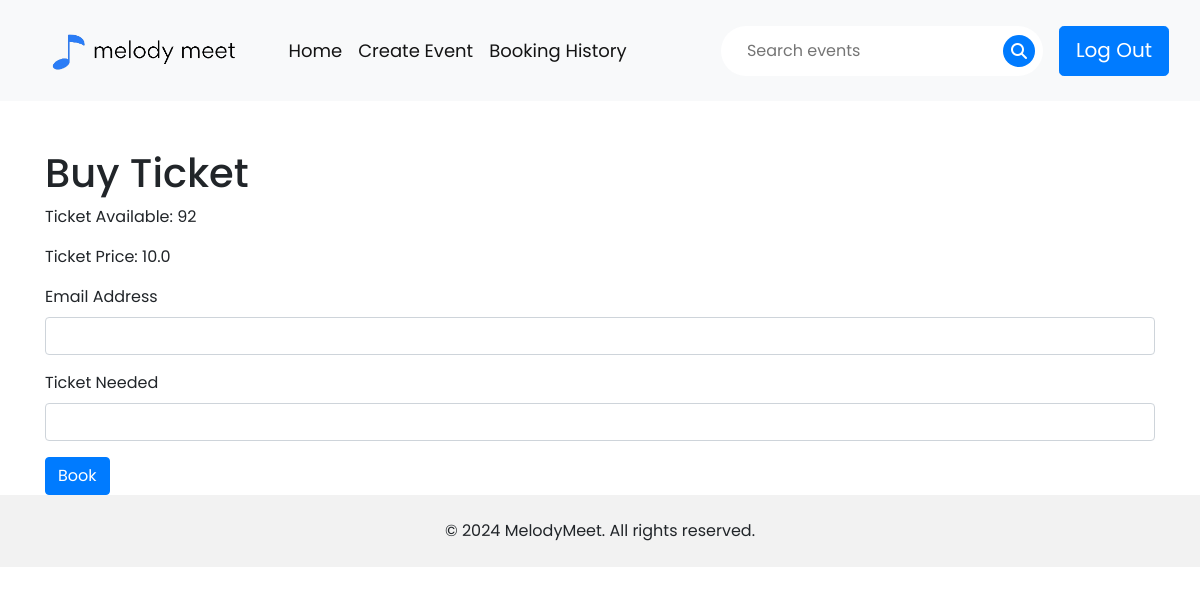
Before: /events/1/booking (signed in) with the older database file.
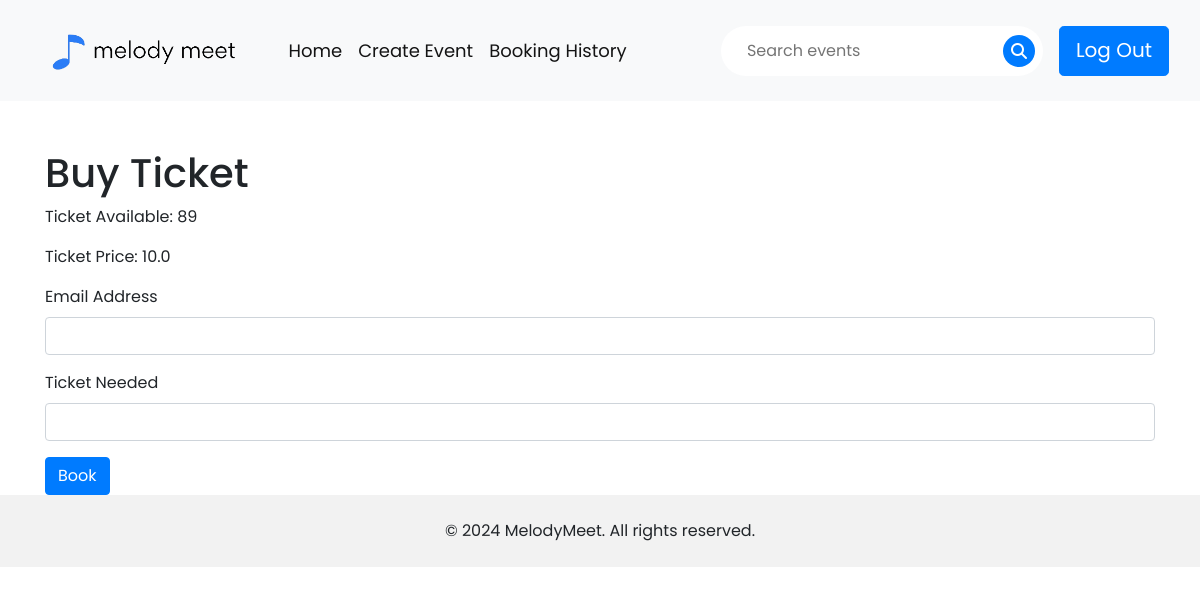
After: the same page with the newer database file.
### website/models.py (models this page shows, shortened)
class Event(db.Model):
    __tablename__ = 'events'
    id = db.Column(db.Integer, primary_key=True)
    event_name = db.Column(db.String(100), index=True, nullable=False)
    event_location = db.Column(db.String, nullable=False)
    event_date = db.Column(db.Date, nullable=False)
    event_time = db.Column(db.Time, nullable=False)
    event_description = db.Column(db.String(250), nullable=False)
    event_category = db.Column(db.String(50), nullable=False)
    event_image = db.Column(db.String(400), nullable=False)
    event_ticket_quantity = db.Column(db.Integer, nullable=False)
    event_ticket_price = db.Column(db.Float, nullable=False)
    event_status = db.Column(db.String(50), nullable=False)
    user_id = db.Column(db.Integer, db.ForeignKey('users.id'))
    user = db.relationship('User', backref='Event')
    comments = db.relationship('Comment', backref='Event')

### website/event.py (the view, shortened to what this page needs)
@eventbp.route('/<int:event_id>/booking', methods=['GET', 'POST'])
@login_required
def booking(event_id):
    event = Event.query.filter_by(id=event_id).first()
    form = BookingForm(obj=event)
    return render_template('event/update.html', form=form, event=event, heading='booking')

### website/forms.py
class BookingForm(FlaskForm):
    email_id = StringField("Email Address", validators=[InputRequired(), Email("Please enter a valid email")])
    ticket_required = IntegerField("Ticket Needed", validators=[InputRequired("Enter a number"), NumberRange(min=1, max=99, message="The input is invalid")])
    submit = SubmitField("Book")

### website/templates/event/Update.html (shortened to what this page needs)
{% extends 'base.html' %}
{% import "bootstrap4/form.html" as wtf %}
{% block content %}
<div class="container">
    <div class="row mt-5">
        <div class="col-md-12">
            {% if heading|lower == 'create' %}
                <h1>Create Event</h1>
                {{ wtf.render_form(form) }}
            {% elif heading|lower == 'booking' %}
                <h1>Buy Ticket</h1>
                <p>Ticket Available: {{ event.event_ticket_quantity }}</p>
                <p>Ticket Price: {{ event.event_ticket_price }}</p>
                {{ wtf.render_form(form) }}
            {% endif %}
        </div>
    </div>
</div>
{% endblock %}

Changed rows visible on the page:
changed Event: event_ticket_quantity "92" → "89"
